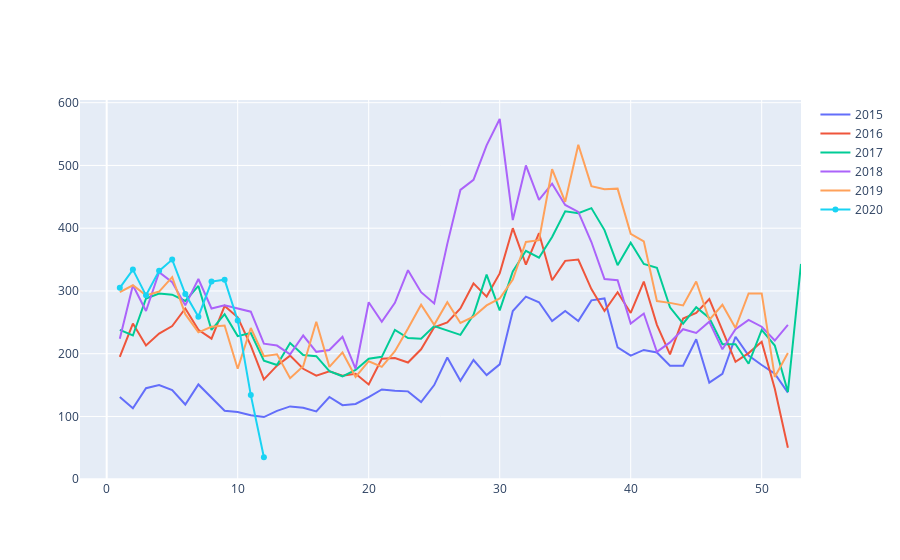

Notebook source saved alongside this figure:
### Code cell
ts = dfwithwekkno.groupby(['WEEK'])['CASES'].sum()

yearweekcase = dfwithwekkno\
.query('PROVINCE == "10"')\
.groupby(['EYEAR','WEEKNO'],as_index=False)['CASES'].sum().astype('int')

go_yearweekcase = [go.Scatter(x=yearweekcase.query('EYEAR == @year')['WEEKNO'],
                    y=yearweekcase.query('EYEAR == @year')['CASES'],
                             name=year) for year in range(2015,2021)]

go.Figure(go_yearweekcase)
